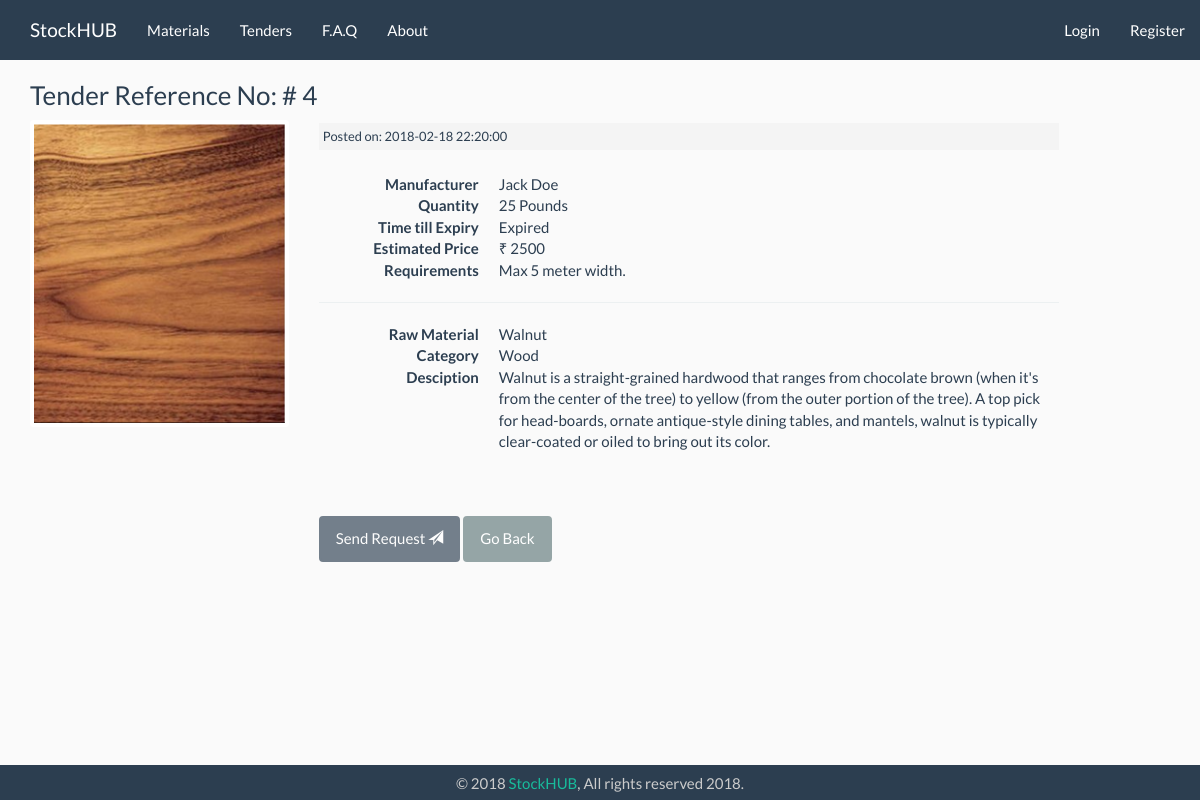
Before: /tenders/view/4 with the older database file.
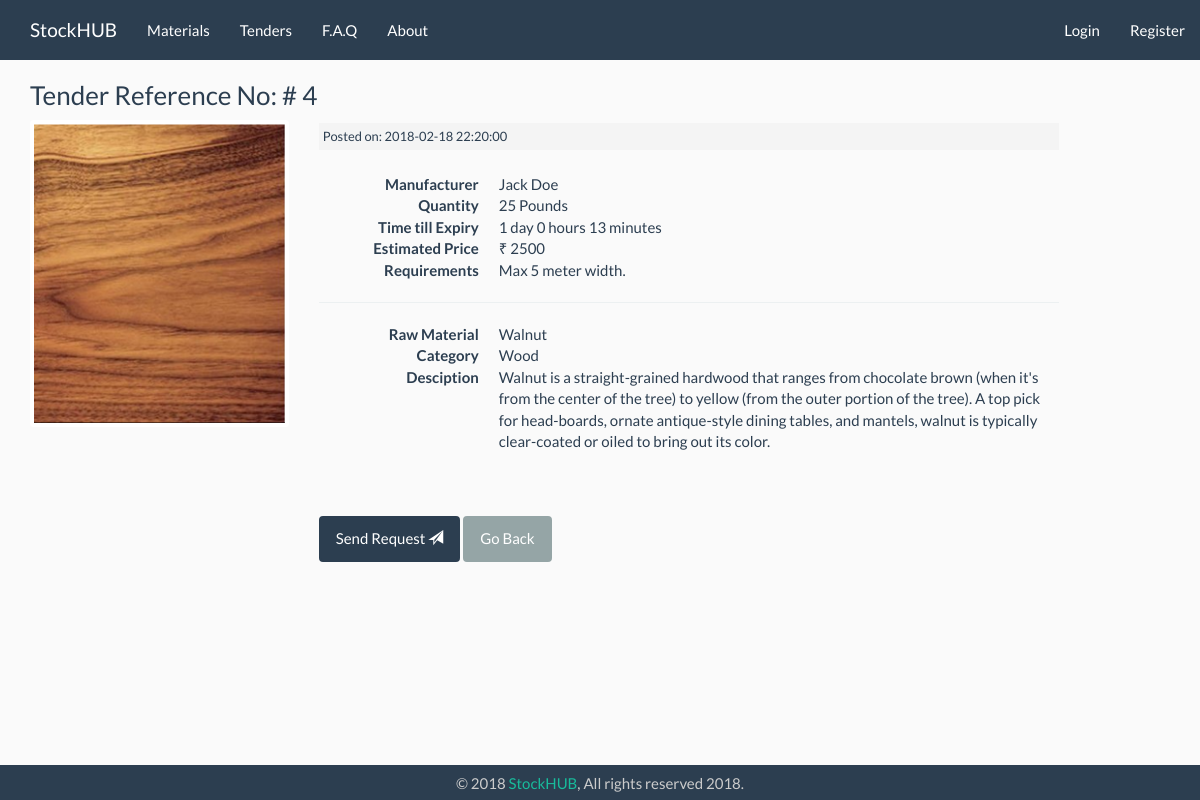
After: the same page with the newer database file.
### tables this page shows
CREATE TABLE `tender` (
  `tender_id` int(11) NOT NULL,
  `m_id` varchar(11) NOT NULL,
  `raw_material_id` int(11) NOT NULL,
  `tender_quantity` int(11) NOT NULL,
  `tender_quantity_unit` varchar(15) NOT NULL,
  `date_of_submission` date NOT NULL,
  `time_submission` time NOT NULL,
  `date_expire` date NOT NULL,
  `time_expire` time NOT NULL,
  `delivery_location` int(11) NOT NULL,
  `estimated_price` int(9) NOT NULL,
  `extra_info` text,
  `tender_status` set('active','ongoing','completed','expired') NOT NULL
);

CREATE TABLE `raw_material` (
  `raw_material_id` int(11) NOT NULL,
  `rm_name` varchar(255) NOT NULL,
  `material_subcat_id` int(255) NOT NULL,
  `rm_slug` varchar(255) NOT NULL,
  `rm_pic` varchar(255) NOT NULL,
  `rm_desc` text NOT NULL,
  `rm_adv` text NOT NULL,
  `rm_disadv` text NOT NULL,
  `rm_created_at` timestamp NOT NULL DEFAULT CURRENT_TIMESTAMP ON UPDATE CURRENT_TIMESTAMP
);

CREATE TABLE `manufacturers` (
  `m_id` varchar(11) NOT NULL,
  `m_firstname` varchar(25) NOT NULL,
  `m_lastname` varchar(25) NOT NULL,
  `m_email` varchar(100) NOT NULL,
  `m_username` varchar(21) NOT NULL,
  `m_password` varchar(255) NOT NULL,
  `m_org_name` int(50) DEFAULT NULL,
  `m_status` set('Active','Inactive') NOT NULL,
  `register_date` timestamp NOT NULL DEFAULT CURRENT_TIMESTAMP ON UPDATE CURRENT_TIMESTAMP
);

CREATE TABLE `material_subcat` (
  `subcat_id` int(11) NOT NULL,
  `subcat_name` varchar(255) NOT NULL,
  `created_date` timestamp NOT NULL DEFAULT CURRENT_TIMESTAMP ON UPDATE CURRENT_TIMESTAMP
);

### application/controllers/Tenders.php (called while the page is built, shortened)
<?php
	class Tenders extends CI_Controller{
        public function view($slug = NULL){
            $data['tender'] = $this->tender_model->get_tenders($slug);
            $data['DiffVendorRequests'] = $this->tender_model->get_diffVendorReq($data['tender']['tender_id']);
            $data['title'] =$data['tender']['tender_id'];
            $this->load->view('templates/header' , $data);
			$this->load->view('tenders/view', $data);
			$this->load->view('templates/footer');
        }
	}

### index.php (called while the page is built, shortened)
<?php
require_once BASEPATH.'core/CodeIgniter.php';

### application/helpers/utility_helper.php (called while the page is built)
<?php if ( ! defined('BASEPATH')) exit('No direct script access allowed');
if ( ! function_exists('asset_url()'))
{
  function asset_url()
  {
     return base_url().'assets/';
  }
}

### application/models/Tender_model.php (called while the page is built, shortened)
<?php
	class  Tender_model extends CI_Model{
        public function get_tenders($id = FALSE){
			$this->db->join('raw_material','raw_material.raw_material_id = tender.raw_material_id');
			$this->db->join('manufacturers','manufacturers.m_id = tender.m_id');
			$this->db->join('material_subcat','material_subcat.subcat_id = raw_material.material_subcat_id');
			$query = $this->db->get_where('tender', array('tender_id' => $id));
			return $query->row_array();
		}
		public function get_diffVendorReq($id){
			$this->db->join('vendors','vendors.v_id = diff_vendor_req.vendor_id');
			$query = $this->db->get_where('diff_vendor_req', array('tender_id' => $id));
			return $query->result_array();
		}
	}

### application/views/tenders/view.php (the view, shortened to what this page needs)
<div class="container">
<h3>Tender Reference No: # <?= $title?></h3>
        <div class="row">
            <div class="col-md-3">
                <img class="post-thumb-view thumbnail" src="<?php echo asset_url().'images/materials/'.$tender['rm_pic'];?>" >
            </div>
            <div class="col-md-8">
                <small class="material-date">Posted on:
                <?php
                                $subdate = $tender['date_of_submission'];
                                $subtime = $tender['time_submission'];
                                $sub = date('Y-m-d H:i:s', strtotime("$subdate $subtime "));
                                echo $sub;
                            ?>
                </small><br>
                <dl class="dl-horizontal">
                    <dt>Manufacturer</dt>
                    <dd><?php echo ($tender['m_firstname']." ".$tender['m_lastname']); ?></dd>
                    <dt>Quantity</dt>
                    <dd><?php echo ($tender['tender_quantity']." ".$tender['tender_quantity_unit']);?></dd>
                    <dt>Time till Expiry</dt>
                    <dd><?php
                                $expdate = $tender['date_expire'];
                                $exptime = $tender['time_expire'];
                                $exp = date('Y-m-d H:i:s', strtotime("$expdate $exptime "));
                                $temp=0;
                                $datetime1 = new DateTime();
                                $datetime2 = new DateTime($exp);
                                if ( $datetime1 >  $datetime2){
                                    echo("Expired");
                                    $temp=1;
                                }
                                else{
                                    $interval = $datetime1->diff($datetime2);
                                echo $interval->format('%d day %h hours %i minutes');
                                }
                            ?>
                    </dd>
                    <dt>Estimated Price</dt>
                    <dd><?php echo ("₹ ".$tender['estimated_price']);?></dd>
                    <dt>Requirements</dt>
                    <dd><?php echo ($tender['extra_info']);?></dd>
                </dl>
                <hr>
                <dl class="dl-horizontal">
                    <dt>Raw Material</dt>
                    <dd><?php echo ($tender['rm_name']);?><dd>
                    <dt>Category</dt>
                    <dd><?php echo ($tender['subcat_name']);?><dd>
                    <dt>Desciption</dt>
                    <dd><?php echo $tender['rm_desc']; ?></dd>
                </dl>
<?php if($this->session->userdata('user_id') != $tender['m_id']): ?>
            <br><br>
            <button class="btn btn-primary" role="button" data-toggle="modal" data-target="#requestModal" <?php if($temp==1){echo("disabled='true'");} ?> >Send Request <span class="glyphicon glyphicon-send" aria-hidden="true"></span></button>
            <a class="btn btn-default" role="button" href="<?php echo site_url('/tenders'); ?>">Go Back</a>
            </div>
        </div>
<?php endif; ?>
</div>

### application/views/templates/header.php (shortened to what this page needs)
<!DOCTYPE html>
<html>
<head>
    <link rel="stylesheet" type="text/css"  href="<?php echo asset_url();?>css/bootstrap.min.css" />
    <link rel="stylesheet" type="text/css"  href="<?php echo asset_url();?>css/style.css" />
    <link rel="stylesheet" type="text/css"  href="<?php echo asset_url();?>css/animate.min.css" />
    <link rel="stylesheet" type="text/css"  href="<?php echo asset_url();?>css/awesomplete.css" />
    <link rel="stylesheet" type="text/css"  href="<?php echo asset_url();?>css/fontawesome-all.min.css" />
</head>
<body>
    <nav class="navbar-fixed-top navbar-default">
        <div class="container-fluid">
            <div class="navbar-header">
            <?php if($title!="Home") :?>
                <a class="navbar-brand" href="<?php echo base_url(); ?>">StockHUB</a>
            <?php endif;?>
            </div>
            <div class="collapse navbar-collapse" id="bs-example-navbar-collapse-1">
            <ul class="nav navbar-nav">
                <li class="<?php if ($title=="Materials") {echo "active"; } else  {echo "noactive";} ?>"> <a href="<?php echo base_url(); ?>materials">Materials</a></li>
                <li class="<?php if ($title=="Tenders") {echo "active"; } else  {echo "noactive";} ?>"> <a href="<?php echo base_url(); ?>tenders">Tenders</a></li>
                <li class="<?php if ($title=="Faq") {echo "active"; } else  {echo "noactive";} ?>"> <a href="<?php echo base_url(); ?>faq">F.A.Q</a></li>
                <li class="<?php if ($title=="About") {echo "active"; } else  {echo "noactive";} ?>"> <a href="<?php echo base_url(); ?>about">About</a></li>
            </ul>
            <ul class="nav navbar-nav navbar-right">
                <?php if(!$this->session->userdata('logged_in')) : ?>
                    <li class="<?php if ($title=="Login") {echo "active"; } else  {echo "noactive";} ?>"> <a href="<?php echo base_url(); ?>users/login">Login</a></li>
                    <li class="<?php if ($title=="Sign Up") {echo "active"; } else  {echo "noactive";} ?>"> <a href="<?php echo base_url(); ?>users/register">Register</a></li>
                <?php endif; ?>
            </ul>
            </div>
        </div>
    </nav>

### application/views/templates/footer.php (shortened to what this page needs)
    <footer class="navbar-default navbar-fixed-bottom hidden-xs">
        <div class="container-fluid">
            <p>© 2018<a style="color:#fffff; text-decoration:none;" href="<?php echo base_url(); ?>about"> StockHUB</a>, All rights reserved 2018.</p>
        </div>
    </footer>
</body>
</html>

### assets/css/style.css (style rules this page uses)
body { background: #FAFAFA; padding-bottom: 33px; padding-top: 60px; }
.material-date { background: #f4f4f4; padding: 4px; margin:3px 0px; display: block; }
.post-thumb-view { width:100%; }
.row { margin-right: 0px; }
.thumbnail { margin-bottom: 0px; border: none; }
.container { align-items: center; text-align: left; }
ul { list-style-type: none; padding: 0; }
footer { background-color: #757575; height: 35px; text-align: center; color: #CCC; }
footer p { padding: 10.5px; margin: 0px; line-height: 100%; }

Changed rows visible on the page:
changed tender "Pounds": $interval->format('%d day %h hours %i minutes') (not shown) → "1 day 0 hours 13 minutes"; date_expire "2018-02-21" → "2018-02-23" (drawn)
Other visible differences:
text no longer shown: "Expired"
